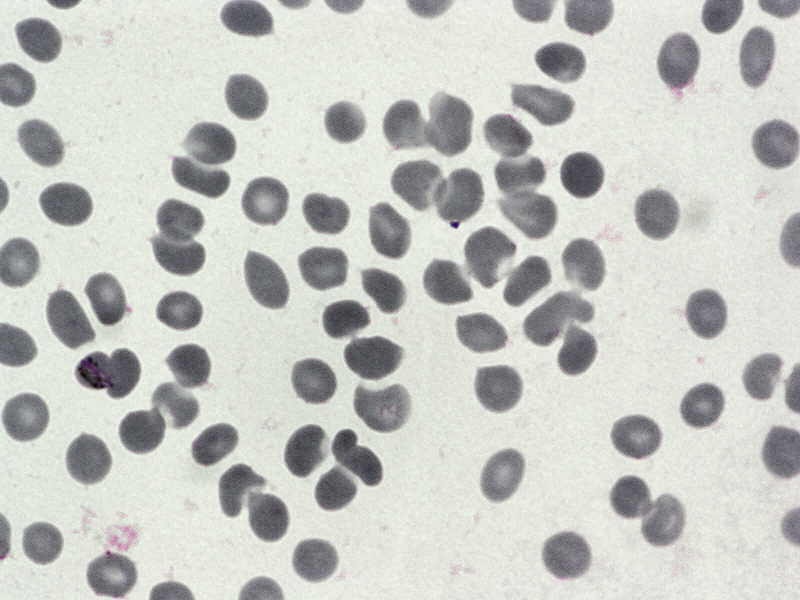
#> input picture 1f8f08ea-b5b3-4f68-94d4-3cc071b7dce8.png, 1600 x 1200 px (shown at 1/2 size)
$ jupyter execute --allow-errors patch_cell_with_VAE.ipynb
#> lines starting #> are read from the running program, lines starting #| are printed output that depends on the picture; after the words box and inside, x2 and y2 are one past the last pixel; in counts of white or black regions, pixels touching at a corner belong together
[cell 1]
import cv2
import matplotlib.pyplot as plt
import numpy as np
from tqdm import tqdm
import os
import torch
from VAE_cell import Autoencoder, ConvolutionalVAE

#> (a cell that did not finish here is left out)

[cell 3]
# Load image, grayscale, Otsu's threshold
image = cv2.imread('1f8f08ea-b5b3-4f68-94d4-3cc071b7dce8.png')
#> image is the input picture: shape (1200, 1600, 3); mean B, G, R 194.5, 199.3, 197.3
Path_bagOfCells = 'filter_extracted_cells/'
Path_patchedimage = 'patched_examples/'
original = image.copy()
gray = cv2.cvtColor(image, cv2.COLOR_BGR2GRAY)
gray = 255 - gray
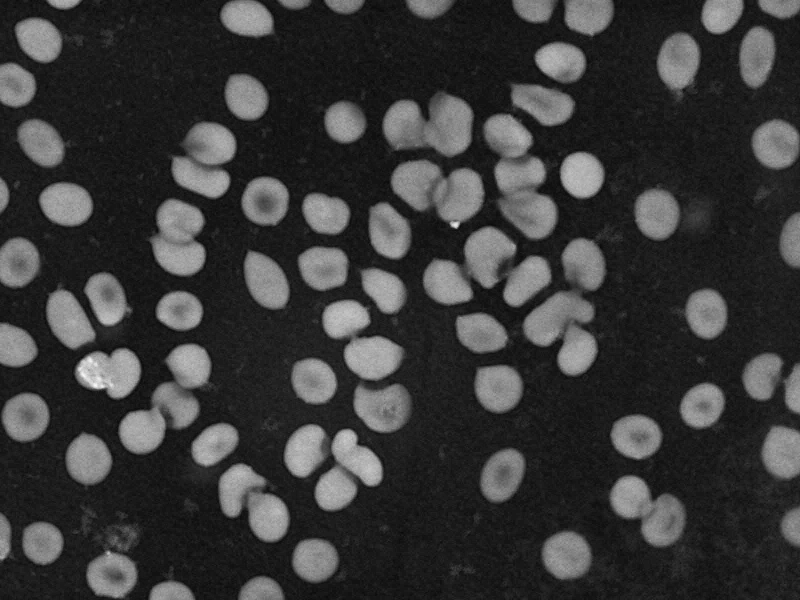
#> gray: shape (1200, 1600) (shown at 1/2 size); min 5, max 255, mean 56.8
thresh = cv2.threshold(gray, 0, 255, cv2.THRESH_BINARY + cv2.THRESH_OTSU)[1]
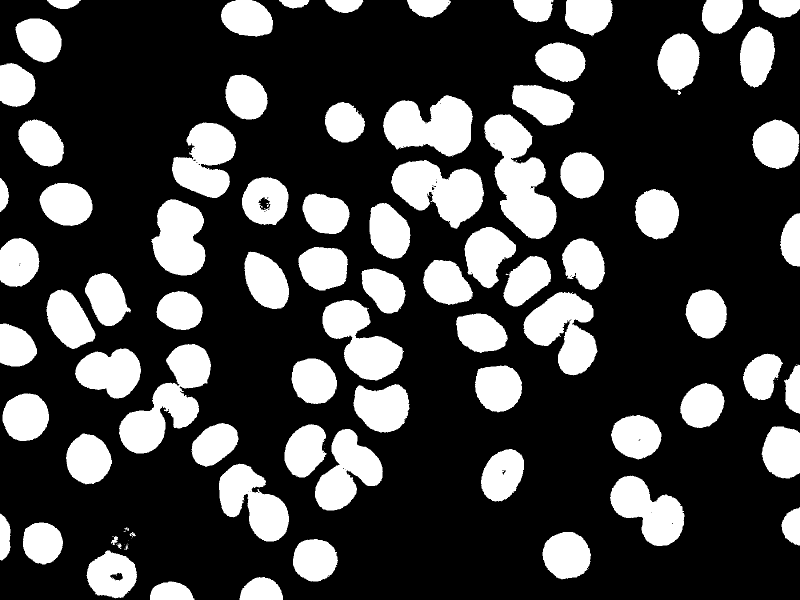
#> thresh: shape (1200, 1600) (shown at 1/2 size); 26.3% white; 104 white regions (23 under 20 px), largest, box (x1, y1, x2, y2) and area: (968, 229, 1114, 478) 19488, (238, 688, 422, 907) 17588, (782, 320, 968, 458) 15380

# Morph open to remove noise
kernel = cv2.getStructuringElement(cv2.MORPH_RECT, (5, 5))
opening = cv2.morphologyEx(thresh, cv2.MORPH_OPEN, kernel, iterations=1)
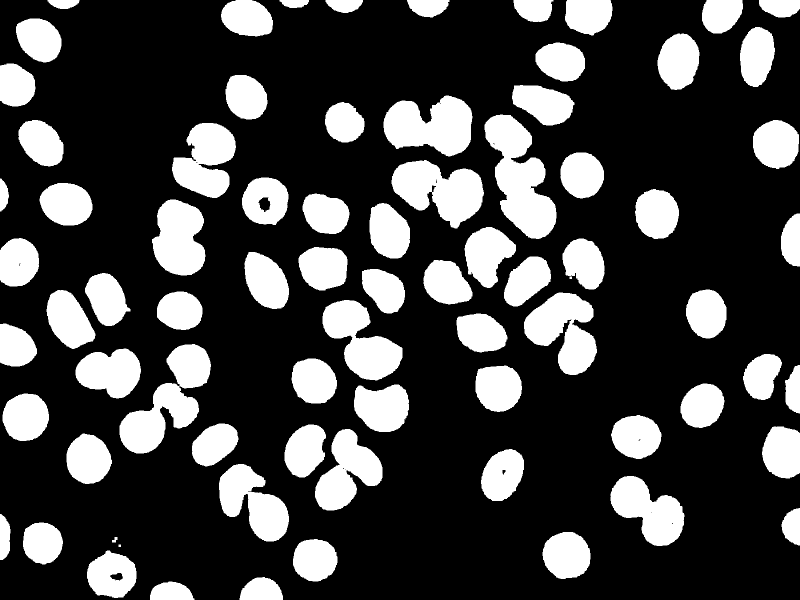
#> opening: shape (1200, 1600) (shown at 1/2 size); 26.1% white; 77 white regions

# Find contours, obtain bounding box, extract and save ROI
ROI_number = 0
cnts = cv2.findContours(opening, cv2.RETR_EXTERNAL, cv2.CHAIN_APPROX_SIMPLE)
#> cnts = 77 contours, 2 with area under 20; largest, box (x1, y1, x2, y2) and area: (969, 229, 1113, 478) 19032, (239, 688, 422, 907) 17062, (783, 320, 968, 457) 15069, (767, 191, 945, 313) 14840, (1048, 585, 1194, 750) 14066
cnts = cnts[0] if len(cnts) == 2 else cnts[1]

cnts_length = len(cnts)
#> cnts_length = 77
bbox_array = np.zeros([4, cnts_length])
overlapped_check_array = np.ones([cnts_length, ], dtype='int32')
#> overlapped_check_array = 77 values from 1 to 1

# first store the bbox coordinate
for i, c in enumerate(cnts):
    x, y, w, h = cv2.boundingRect(c)  # bounding box parameters
    bbox_array[:, i] = np.array([x, y, w, h])
#> this loop made 77 passes
#> (x, y, w, h) on passes 1, 2, 3, 5, 6, 7, 8, 9, 10, 11, 12, 13: (300, 1163, 89, 37), (479, 1154, 87, 46), (174, 1101, 99, 95), (586, 1078, 89, 85), (224, 1074, 11, 11), (1085, 1064, 96, 94), (46, 1045, 80, 84), (0, 1028, 21, 92), (1563, 1016, 37, 75), (1221, 952, 148, 140), (438, 928, 140, 155), (962, 898, 86, 104)
#> (c, x, y, w, h) on passes 4, 36: ([[237, 1089], [237, 1093], [241, 1093], [241, 1089]], 237, 1089, 5, 5), ([[1139, 553], [1139, 557], [1143, 557], [1143, 553]], 1139, 553, 5, 5)

# calculate the relateive size of the bbox
bbox_h_var = np.var(bbox_array[3, :])
#> bbox_h_var = 1713.8
bbox_w_var = np.var(bbox_array[2, :])
#> bbox_w_var = 1228.3
bbox_h_mean = np.mean(bbox_array[3, :])
#> bbox_h_mean = 93.42
bbox_w_mean = np.mean(bbox_array[2, :])
#> bbox_w_mean = 90.91

[cell 4]
# Select cell
c_example = cnts[18]
#> c_example = contour of 153 points, box (x1, y1, x2, y2) (1222, 830, 1323, 918), area 6586
x, y, w, h = cv2.boundingRect(c_example)  # bounding box location in the picture
#> x = 1222; y = 830; w = 101; h = 88
plt.imshow(image[y:y+h, x:x+w])
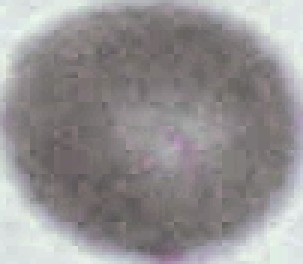
#> shown: shape (88, 101, 3) (shown 3 times larger); mean R, G, B 148.8, 145.9, 147.1

#> (a cell that did not finish here is left out)

[cell 6]
original_patch = cv2.resize(image[y:y+h, x:x+w], (128, 128))
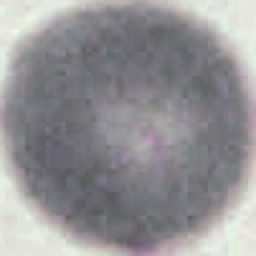
#> original_patch: shape (128, 128, 3) (shown 2 times larger); mean B, G, R 148.7, 145.7, 147
original_patch = original_patch/255
original_patch = original_patch.transpose(2, 0, 1)
original_patch = original_patch.reshape((1,3,128,128))

#> (a cell that did not finish here is left out)

#> (a cell that did not finish here is left out)

#> (a cell that did not finish here is left out)

#> (a cell that did not finish here is left out)

[cell 11]
plt.imshow(original)

[cell 12]
print(x,y)
#| 1222 830

$ run again, with a9159b11-ba49-4885-902e-00c8d5095b98.png copied over 1f8f08ea-b5b3-4f68-94d4-3cc071b7dce8.png
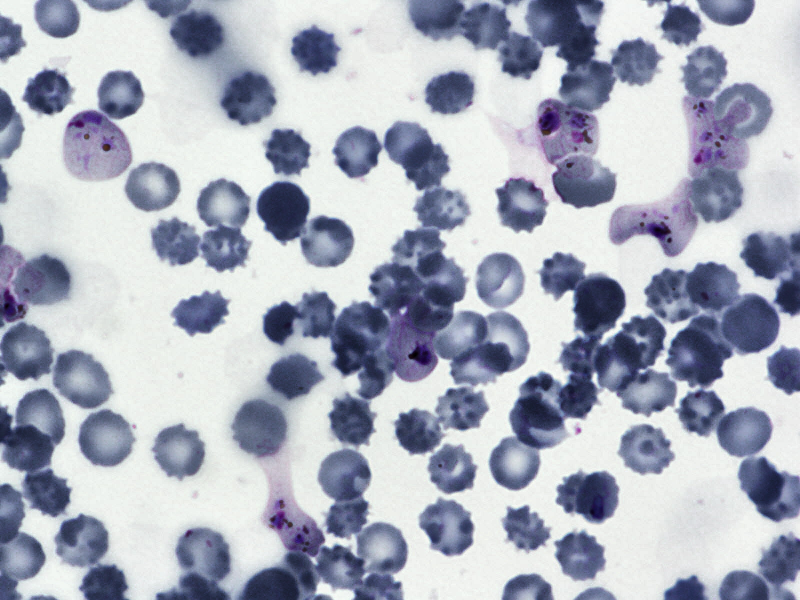
#> input picture a9159b11-ba49-4885-902e-00c8d5095b98.png, 1600 x 1200 px (shown at 1/2 size)
#> image is the input picture: shape (1200, 1600, 3); mean B, G, R 188.7, 174.5, 169.6
#> `thresh = cv2.threshold(gray, 0, 255, cv2.THRESH_BINARY + cv2.THRESH_OT..`:
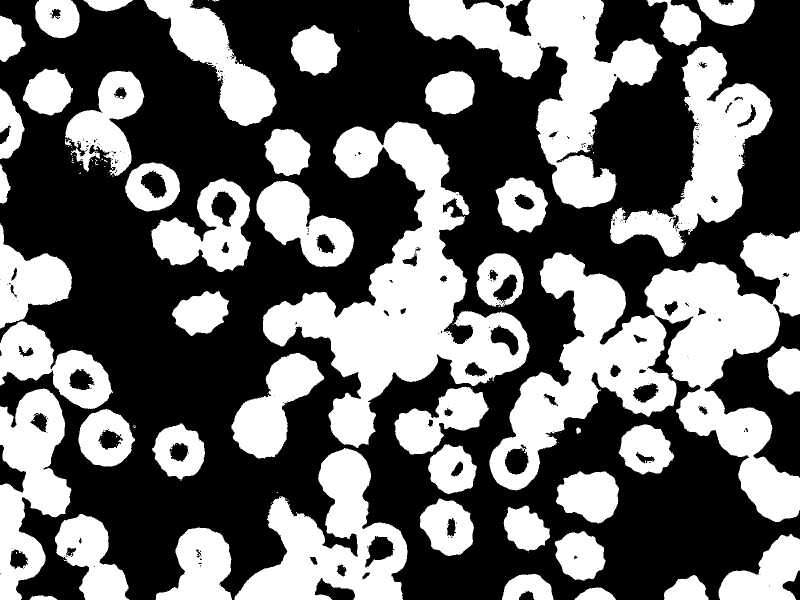
#> thresh: shape (1200, 1600) (shown at 1/2 size); 41.5% white; 142 white regions (92 under 20 px), largest, box (x1, y1, x2, y2) and area: (526, 243, 1059, 896) 112842, (1289, 462, 1600, 1044) 78850, (818, 0, 1325, 417) 72805
#> opening: shape (1200, 1600); 41.2% white; 56 white regions
#> cnts = 56 contours, 2 with area under 20; largest, box (x1, y1, x2, y2) and area: (526, 244, 1059, 895) 106982, (1289, 463, 1600, 1044) 78474, (818, 0, 1323, 417) 71102, (979, 505, 1353, 980) 66726, (469, 897, 815, 1200) 51446
#> cnts_length = 56
#> the loop `for i, c in enumerate(cnts):` made 56 passes
#> (x, y, w, h) on passes 1 to 8: (61, 1191, 51, 9), (1150, 1175, 81, 25), (1328, 1151, 89, 49), (1004, 1148, 103, 52), (1438, 1069, 162, 131), (1110, 1063, 100, 98), (312, 1055, 152, 145), (110, 1028, 147, 172)
#> bbox_h_var = 18960.4
#> bbox_w_var = 11318
#> bbox_h_mean = 142
#> bbox_w_mean = 131.3
#> c_example = contour of 275 points, box (x1, y1, x2, y2) (789, 774, 976, 908), area 12826
#> `x, y, w, h = cv2.boundingRect(c_example)`: x = 789; y = 774; w = 187; h = 134
#> `original_patch = cv2.resize(image[y:y+h, x:x+w], (128, 128))`:
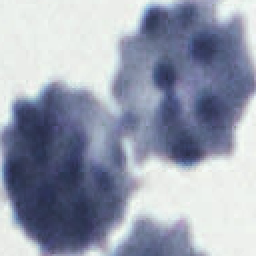
#> original_patch: shape (128, 128, 3) (shown 2 times larger); mean B, G, R 175.1, 157.7, 151.1
#| 789 774
